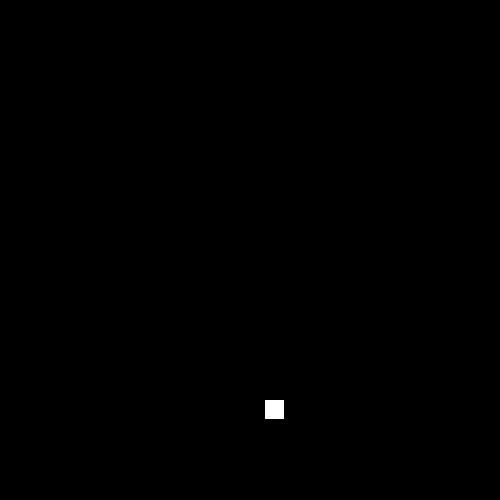
Frame 1 (no input)
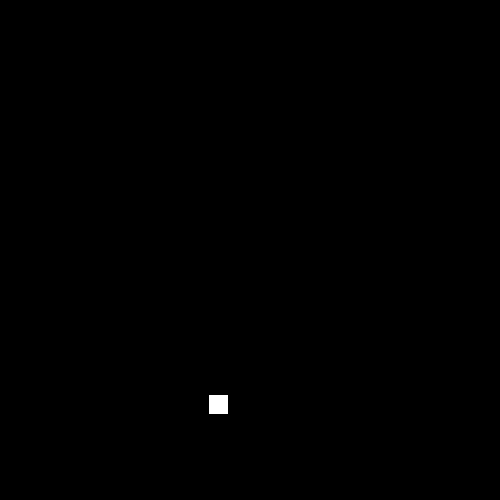
Frame 60 (the mouse pressed at the canvas centre just before this capture)
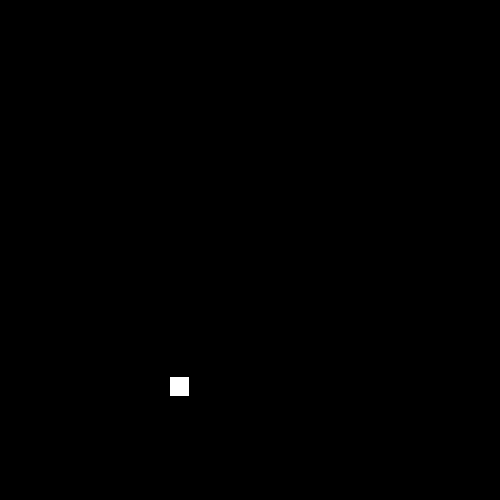
Frame 120 (the mouse held since frame 60 and released just before this capture)

The Processing sketch that drew these frames (run headless with seeded random() and noise(); from frame 60 on, the mouse is pressed at the canvas centre):

// Processing sketch: sin_cos_a
// ── sin_cos_a.pde
void setup() {
  size(500,500);
}

void draw() {
  background(0);
  println(frameCount , sin(frameCount)*100);
  translate(width/2, height/2);
  rect(sin(frameCount*0.1)*150, cos(frameCount*0.1)*150 , 20,20);
}
